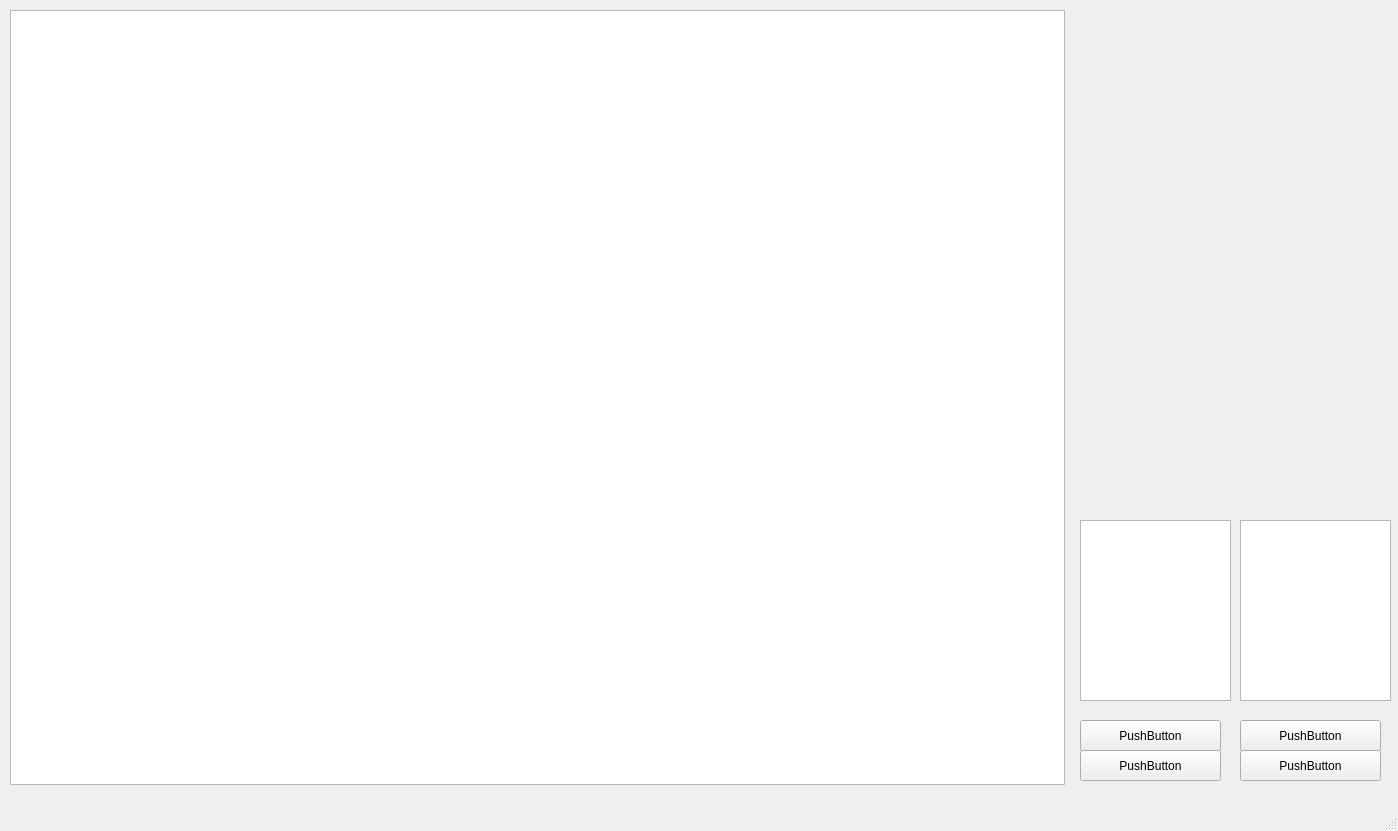
<?xml version="1.0" encoding="UTF-8"?>
<ui version="4.0">
 <class>MapWindow</class>
 <widget class="QMainWindow" name="MapWindow">
  <property name="geometry">
   <rect>
    <x>0</x>
    <y>0</y>
    <width>1398</width>
    <height>831</height>
   </rect>
  </property>
  <property name="windowTitle">
   <string>MainWindow</string>
  </property>
  <widget class="QWidget" name="centralwidget">
   <widget class="QGraphicsView" name="graphicsView">
    <property name="geometry">
     <rect>
      <x>10</x>
      <y>10</y>
      <width>1055</width>
      <height>775</height>
     </rect>
    </property>
    <property name="sizePolicy">
     <sizepolicy hsizetype="Fixed" vsizetype="Fixed">
      <horstretch>0</horstretch>
      <verstretch>0</verstretch>
     </sizepolicy>
    </property>
    <property name="minimumSize">
     <size>
      <width>1040</width>
      <height>775</height>
     </size>
    </property>
   </widget>
   <widget class="QPushButton" name="pushButton_4">
    <property name="geometry">
     <rect>
      <x>1240</x>
      <y>720</y>
      <width>141</width>
      <height>31</height>
     </rect>
    </property>
    <property name="text">
     <string>PushButton</string>
    </property>
   </widget>
   <widget class="QPushButton" name="pushButton_5">
    <property name="geometry">
     <rect>
      <x>1080</x>
      <y>720</y>
      <width>141</width>
      <height>31</height>
     </rect>
    </property>
    <property name="text">
     <string>PushButton</string>
    </property>
   </widget>
   <widget class="QPushButton" name="pushButton_6">
    <property name="geometry">
     <rect>
      <x>1080</x>
      <y>750</y>
      <width>141</width>
      <height>31</height>
     </rect>
    </property>
    <property name="text">
     <string>PushButton</string>
    </property>
   </widget>
   <widget class="QPushButton" name="pushButton_7">
    <property name="geometry">
     <rect>
      <x>1240</x>
      <y>750</y>
      <width>141</width>
      <height>31</height>
     </rect>
    </property>
    <property name="text">
     <string>PushButton</string>
    </property>
   </widget>
   <widget class="QTextBrowser" name="InfoText">
    <property name="geometry">
     <rect>
      <x>1080</x>
      <y>520</y>
      <width>151</width>
      <height>181</height>
     </rect>
    </property>
   </widget>
   <widget class="QTextBrowser" name="InfoText_2">
    <property name="geometry">
     <rect>
      <x>1240</x>
      <y>520</y>
      <width>151</width>
      <height>181</height>
     </rect>
    </property>
   </widget>
  </widget>
  <widget class="QMenuBar" name="menubar">
   <property name="geometry">
    <rect>
     <x>0</x>
     <y>0</y>
     <width>1398</width>
     <height>21</height>
    </rect>
   </property>
  </widget>
  <widget class="QStatusBar" name="statusbar"/>
 </widget>
 <resources/>
 <connections/>
</ui>
